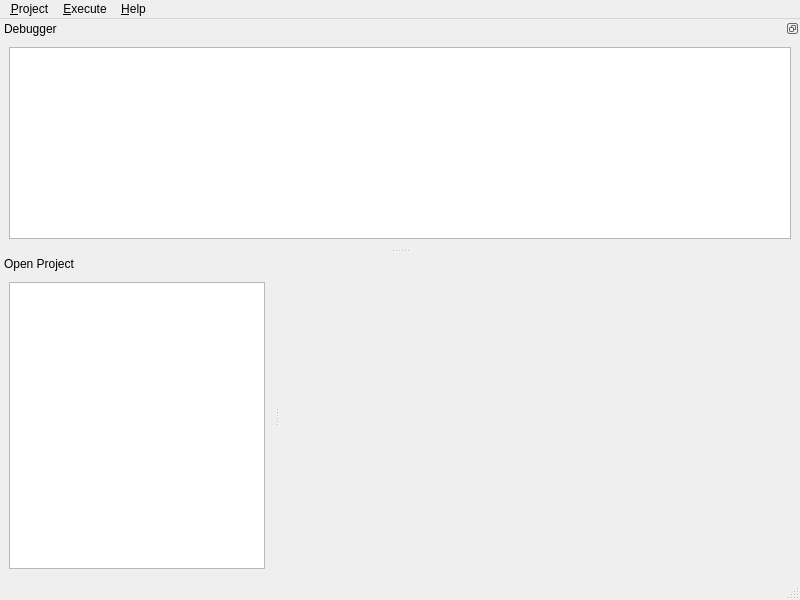
<?xml version="1.0" encoding="UTF-8"?>
<ui version="4.0">
 <class>ProjectMainWindow</class>
 <widget class="QMainWindow" name="ProjectMainWindow">
  <property name="geometry">
   <rect>
    <x>0</x>
    <y>0</y>
    <width>800</width>
    <height>600</height>
   </rect>
  </property>
  <property name="windowTitle">
   <string>efoto - Project Manager</string>
  </property>
  <property name="windowIcon">
   <iconset resource="../resource/resource.qrc">
    <normaloff>:/icon/WindowIcon.png</normaloff>:/icon/WindowIcon.png</iconset>
  </property>
  <widget class="QWidget" name="centralwidget">
   <property name="sizePolicy">
    <sizepolicy hsizetype="Expanding" vsizetype="Expanding">
     <horstretch>0</horstretch>
     <verstretch>0</verstretch>
    </sizepolicy>
   </property>
   <layout class="QGridLayout">
    <item row="0" column="0">
     <layout class="QGridLayout">
      <item row="0" column="0">
       <widget class="QWidget" name="introWidget" native="true">
        <property name="styleSheet">
         <string notr="true">background-image: url(:/image/Pattern);</string>
        </property>
        <layout class="QHBoxLayout" name="horizontalLayout">
         <item>
          <spacer name="horizontalSpacer">
           <property name="orientation">
            <enum>Qt::Horizontal</enum>
           </property>
           <property name="sizeHint" stdset="0">
            <size>
             <width>40</width>
             <height>20</height>
            </size>
           </property>
          </spacer>
         </item>
         <item>
          <widget class="QLabel" name="label">
           <property name="styleSheet">
            <string notr="true">background-image: url(:/icons/images/none.png);</string>
           </property>
           <property name="text">
            <string/>
           </property>
           <property name="pixmap">
            <pixmap resource="../resource/resource.qrc">:/image/Logo</pixmap>
           </property>
          </widget>
         </item>
         <item>
          <spacer name="horizontalSpacer_2">
           <property name="orientation">
            <enum>Qt::Horizontal</enum>
           </property>
           <property name="sizeHint" stdset="0">
            <size>
             <width>40</width>
             <height>20</height>
            </size>
           </property>
          </spacer>
         </item>
        </layout>
       </widget>
      </item>
     </layout>
    </item>
   </layout>
  </widget>
  <widget class="QMenuBar" name="menubar">
   <property name="geometry">
    <rect>
     <x>0</x>
     <y>0</y>
     <width>800</width>
     <height>23</height>
    </rect>
   </property>
   <widget class="QMenu" name="menuProject">
    <property name="title">
     <string>&amp;Project</string>
    </property>
    <addaction name="actionNew"/>
    <addaction name="actionLoad_file"/>
    <addaction name="actionSave_file"/>
    <addaction name="actionSave_project"/>
    <addaction name="actionLoad_project"/>
    <addaction name="actionSave_file_as"/>
    <addaction name="separator"/>
    <addaction name="actionConnect_DB"/>
    <addaction name="actionDisconnect_DB"/>
    <addaction name="separator"/>
    <addaction name="actionImport"/>
    <addaction name="actionExport"/>
    <addaction name="separator"/>
    <addaction name="actionAudit"/>
   </widget>
   <widget class="QMenu" name="menuExecute">
    <property name="title">
     <string>&amp;Execute</string>
    </property>
    <addaction name="actionInterior_Orientation"/>
    <addaction name="actionSpatial_resection"/>
    <addaction name="actionFoto_Tri"/>
    <addaction name="actionStereo"/>
    <addaction name="actionDEMExtraction"/>
    <addaction name="actionOrtho_rectification"/>
    <addaction name="separator"/>
    <addaction name="actionReport"/>
   </widget>
   <widget class="QMenu" name="menuHelp">
    <property name="title">
     <string>&amp;Help</string>
    </property>
    <addaction name="actionAbout"/>
   </widget>
   <addaction name="menuProject"/>
   <addaction name="menuExecute"/>
   <addaction name="menuHelp"/>
  </widget>
  <widget class="QStatusBar" name="statusbar"/>
  <widget class="QDockWidget" name="projectDockWidget">
   <property name="features">
    <set>QDockWidget::DockWidgetMovable</set>
   </property>
   <property name="allowedAreas">
    <set>Qt::LeftDockWidgetArea|Qt::RightDockWidgetArea</set>
   </property>
   <property name="windowTitle">
    <string>Open Project</string>
   </property>
   <attribute name="dockWidgetArea">
    <number>1</number>
   </attribute>
   <widget class="QWidget" name="dockWidgetContents">
    <layout class="QHBoxLayout">
     <item>
      <widget class="QTreeWidget" name="treeWidget">
       <property name="sizePolicy">
        <sizepolicy hsizetype="Preferred" vsizetype="Preferred">
         <horstretch>0</horstretch>
         <verstretch>0</verstretch>
        </sizepolicy>
       </property>
       <attribute name="headerVisible">
        <bool>false</bool>
       </attribute>
       <attribute name="headerVisible">
        <bool>false</bool>
       </attribute>
       <column>
        <property name="text">
         <string>New Project</string>
        </property>
       </column>
      </widget>
     </item>
    </layout>
   </widget>
  </widget>
  <widget class="QDockWidget" name="debuggerDockWidget">
   <property name="features">
    <set>QDockWidget::DockWidgetFloatable|QDockWidget::DockWidgetMovable</set>
   </property>
   <property name="windowTitle">
    <string>Debugger</string>
   </property>
   <attribute name="dockWidgetArea">
    <number>4</number>
   </attribute>
   <widget class="QWidget" name="dockWidgetContents_2">
    <layout class="QGridLayout" name="gridLayout">
     <item row="0" column="0">
      <widget class="QTextEdit" name="debuggerTextEdit"/>
     </item>
    </layout>
   </widget>
  </widget>
  <action name="actionNew">
   <property name="text">
    <string>&amp;New</string>
   </property>
   <property name="shortcut">
    <string>Ctrl+N</string>
   </property>
  </action>
  <action name="actionSave_file_as">
   <property name="text">
    <string>Save file as</string>
   </property>
  </action>
  <action name="actionConnect_DB">
   <property name="text">
    <string>Connect DB</string>
   </property>
   <property name="visible">
    <bool>false</bool>
   </property>
  </action>
  <action name="actionDisconnect_DB">
   <property name="text">
    <string>Disconnect DB</string>
   </property>
   <property name="visible">
    <bool>false</bool>
   </property>
  </action>
  <action name="actionExport">
   <property name="text">
    <string>Export</string>
   </property>
   <property name="visible">
    <bool>false</bool>
   </property>
  </action>
  <action name="actionImport">
   <property name="text">
    <string>Import</string>
   </property>
   <property name="visible">
    <bool>false</bool>
   </property>
  </action>
  <action name="actionAudit">
   <property name="text">
    <string>Audit</string>
   </property>
   <property name="visible">
    <bool>false</bool>
   </property>
  </action>
  <action name="actionHeader">
   <property name="text">
    <string>Header</string>
   </property>
  </action>
  <action name="actionTerrain">
   <property name="text">
    <string>Terrain</string>
   </property>
  </action>
  <action name="actionSensors">
   <property name="text">
    <string>Sensors</string>
   </property>
  </action>
  <action name="actionFlights">
   <property name="text">
    <string>Flights</string>
   </property>
  </action>
  <action name="actionBlocks">
   <property name="text">
    <string>Blocks</string>
   </property>
  </action>
  <action name="actionImages">
   <property name="text">
    <string>Images</string>
   </property>
  </action>
  <action name="actionPoints">
   <property name="text">
    <string>Points</string>
   </property>
  </action>
  <action name="actionInterior_Orientations">
   <property name="text">
    <string>Interior Orientations</string>
   </property>
  </action>
  <action name="actionExterior_Orientations">
   <property name="text">
    <string>Exterior Orientations</string>
   </property>
  </action>
  <action name="actionFeatures">
   <property name="text">
    <string>Features</string>
   </property>
  </action>
  <action name="actionOrthoretifications">
   <property name="text">
    <string>Orthoretifications</string>
   </property>
  </action>
  <action name="actionInterior_Orientation">
   <property name="text">
    <string>&amp;Interior Orientation</string>
   </property>
   <property name="shortcut">
    <string>Ctrl+I</string>
   </property>
  </action>
  <action name="actionSpatial_resection">
   <property name="text">
    <string>Spatial R&amp;esection</string>
   </property>
   <property name="toolTip">
    <string>Spatial Resection</string>
   </property>
   <property name="shortcut">
    <string>Ctrl+E</string>
   </property>
  </action>
  <action name="actionAbout">
   <property name="text">
    <string>About</string>
   </property>
  </action>
  <action name="actionSave_file">
   <property name="text">
    <string>&amp;Save file</string>
   </property>
   <property name="shortcut">
    <string>Ctrl+S</string>
   </property>
   <property name="visible">
    <bool>true</bool>
   </property>
  </action>
  <action name="actionLoad_file">
   <property name="text">
    <string>L&amp;oad file</string>
   </property>
   <property name="shortcut">
    <string>Ctrl+O</string>
   </property>
   <property name="visible">
    <bool>true</bool>
   </property>
  </action>
  <action name="actionSave_project">
   <property name="text">
    <string>Save project</string>
   </property>
   <property name="visible">
    <bool>false</bool>
   </property>
  </action>
  <action name="actionLoad_project">
   <property name="text">
    <string>Load project</string>
   </property>
   <property name="visible">
    <bool>false</bool>
   </property>
  </action>
  <action name="actionExport_Stereo">
   <property name="text">
    <string>&amp;Export Stereo File</string>
   </property>
   <property name="toolTip">
    <string>Export a file to be used on Stereoplotter or DEM File</string>
   </property>
  </action>
  <action name="actionFoto_Tri">
   <property name="text">
    <string>Photo &amp;Triangulation</string>
   </property>
   <property name="shortcut">
    <string>Ctrl+T</string>
   </property>
  </action>
  <action name="actionDEMExtraction">
   <property name="text">
    <string>&amp;DSM-Extraction</string>
   </property>
   <property name="shortcut">
    <string>Ctrl+D</string>
   </property>
  </action>
  <action name="actionOrtho_rectification">
   <property name="text">
    <string>Ortho-&amp;Rectification</string>
   </property>
   <property name="toolTip">
    <string>Ortho-Rectification</string>
   </property>
   <property name="shortcut">
    <string>Ctrl+R</string>
   </property>
  </action>
  <action name="actionStereo">
   <property name="text">
    <string>Stereo &amp;Plotter</string>
   </property>
   <property name="shortcut">
    <string>Ctrl+P</string>
   </property>
  </action>
  <action name="actionReport">
   <property name="text">
    <string>Rep&amp;ort</string>
   </property>
   <property name="shortcut">
    <string>Ctrl+O</string>
   </property>
  </action>
 </widget>
 <resources>
  <include location="../resource/resource.qrc"/>
 </resources>
 <connections/>
</ui>
